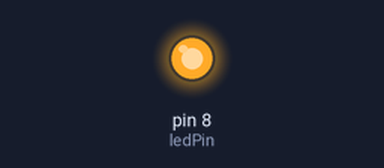
Simulated run of this sketch. Board: Arduino Uno, built with avr-gcc and run on an emulated ATmega328P. On the bench: output pins drawn as LEDs (lit = HIGH).

Above: at 0.1 s.
At 11.8 s:
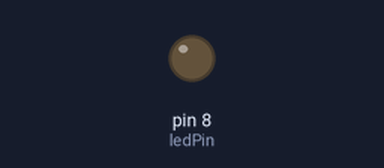
Timing chart, 0 to 13.3 s (numbered marks = the images above):
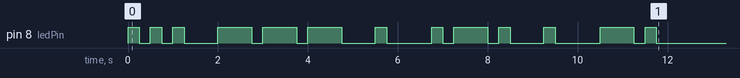

The sketch:

Exercise_1.ino
```cpp
#define ledPin    8
#define unitTime  250 // ms
#define dotTime   unitTime
#define dashTime  unitTime * 3
#define letterTime  unitTime * 3
#define wordTime    unitTime * 7

void dot() {
  digitalWrite(ledPin, HIGH);
  delay(dotTime);
  digitalWrite(ledPin, LOW);
}

void dash() {
  digitalWrite(ledPin, HIGH);
  delay(dashTime);
  digitalWrite(ledPin, LOW);
}

void S() {
  dot();
  delay(unitTime);
  dot();
  delay(unitTime);
  dot();
}

void O() {
  dash();
  delay(unitTime);
  dash();
  delay(unitTime);
  dash();
}

void E() {
  dot();
  delay(unitTime);
}

void R() {
  dot();
  delay(unitTime);
  dash();
  delay(unitTime);
  dot();
}

void N() {
  dash();
  delay(unitTime);
  dot();
}

void outputLetter(char letter) {
  switch (letter) {
    case 'S': case 's':
      S();
      break;
    case 'O': case 'o':
      O();
      break;
    case 'E': case 'e':
      E();
      break;
    case 'R': case 'r':
      R();
      break;
    case 'N': case 'n':
      N();
      break;
    default:
      break;
  }
}

void outputWord(char *str) {
  for(; *str; str++) { // Just a while-loop in disguise
    outputLetter(*str);
    delay(letterTime);
  }
}

void setup() {
  pinMode(ledPin, OUTPUT);

  char name[] = "Soeren";

  outputWord(name);
}

void loop() {

}
```
